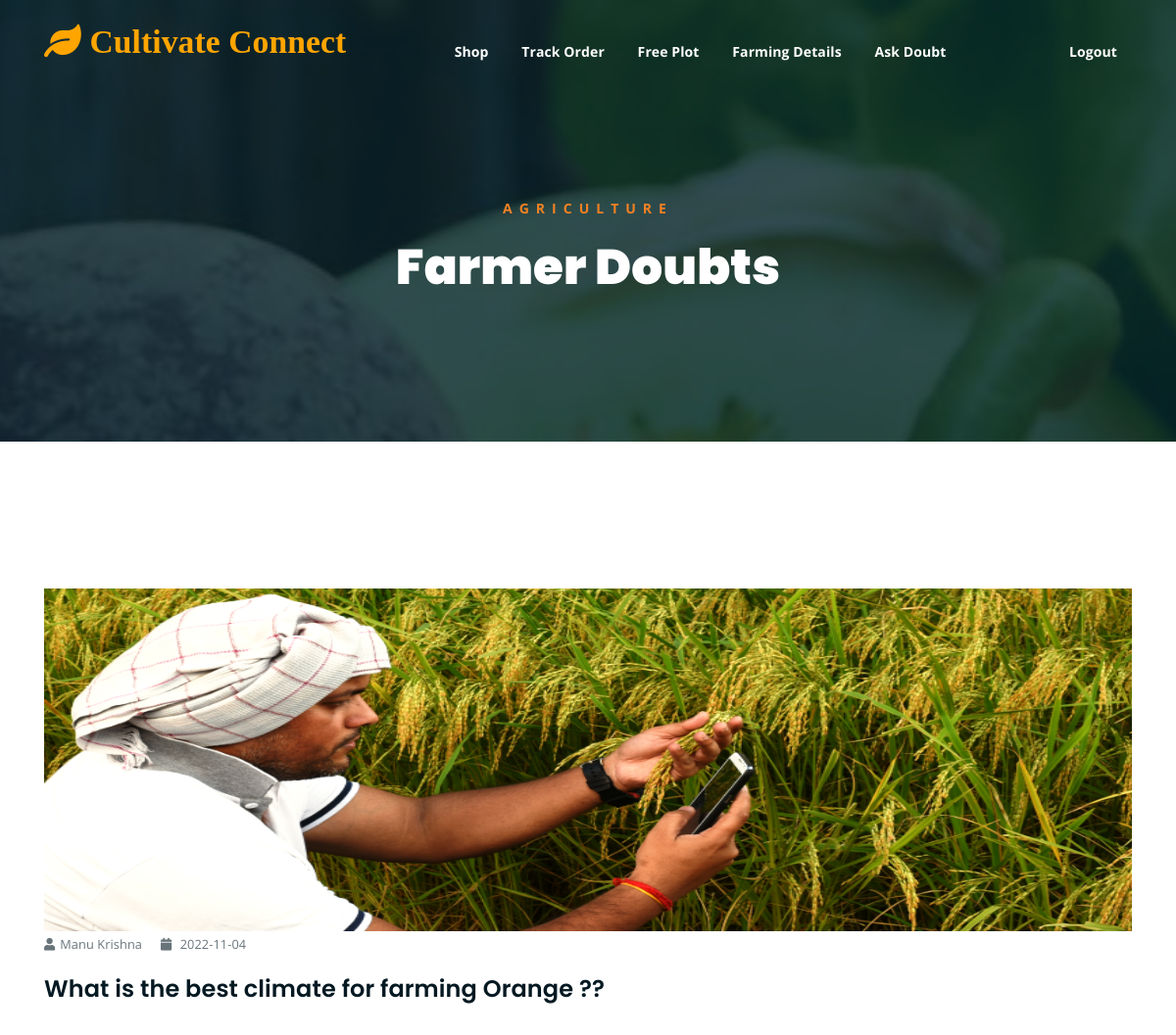
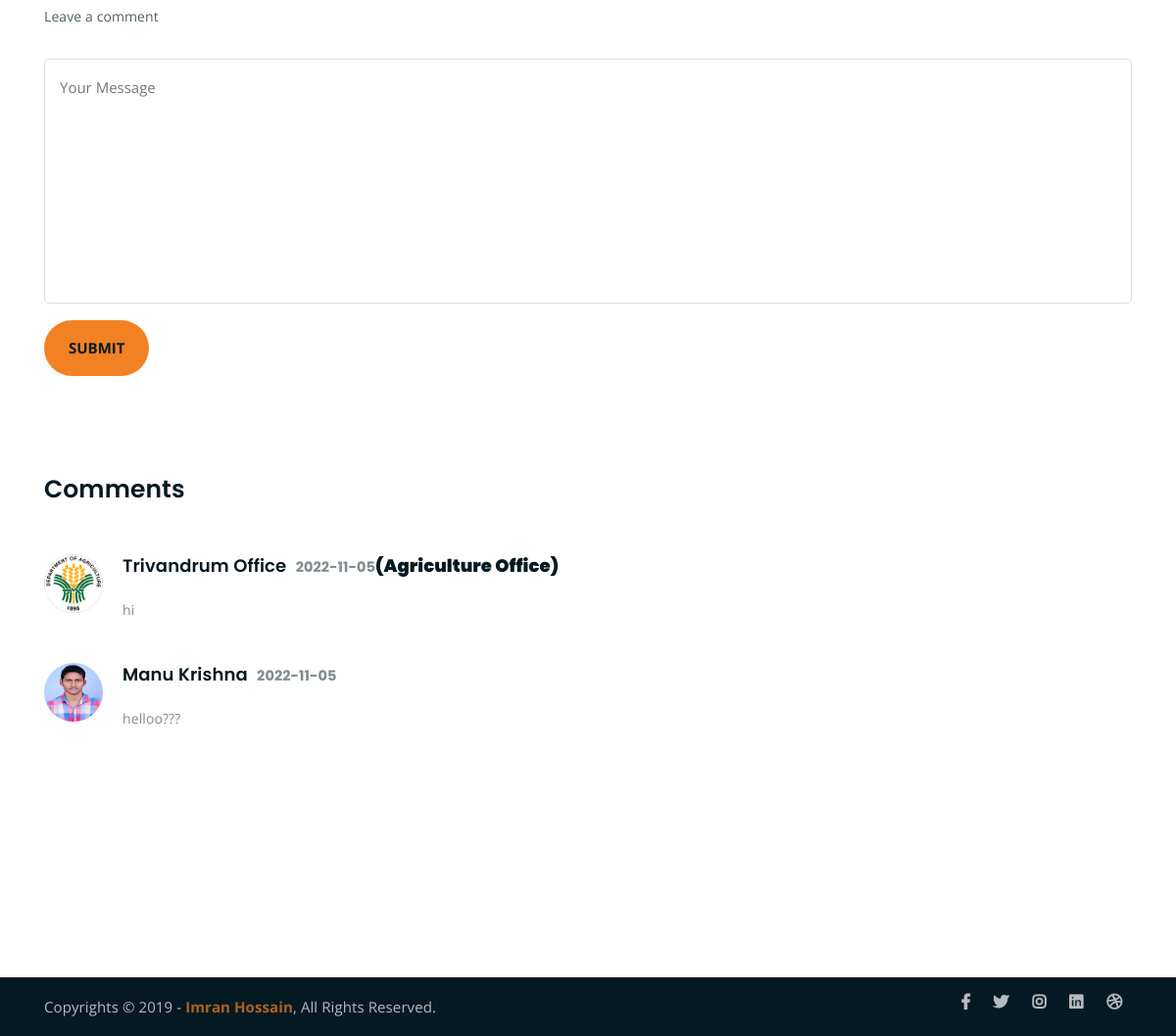
Screenshot of /user/doubt_dt.php?mid=1 (signed in) with the database file from the repository (2 pictures, top to bottom).
### tables this page shows
CREATE TABLE IF NOT EXISTS `user_data` (
  `id` int(11) NOT NULL AUTO_INCREMENT,
  `nme` varchar(150) NOT NULL,
  `cont` varchar(150) NOT NULL,
  `em` varchar(150) NOT NULL,
  `pas` varchar(150) NOT NULL,
  `adr` text NOT NULL,
  `ph1` varchar(150) NOT NULL,
  `ph2` varchar(150) NOT NULL,
  `st` int(11) NOT NULL,
  PRIMARY KEY (`id`)
);

CREATE TABLE IF NOT EXISTS `doubt` (
  `id` int(11) NOT NULL AUTO_INCREMENT,
  `tit` varchar(150) NOT NULL,
  `dt` date NOT NULL,
  `uid` varchar(150) NOT NULL,
  `st` int(11) NOT NULL,
  PRIMARY KEY (`id`)
);

CREATE TABLE IF NOT EXISTS `msg` (
  `id` int(11) NOT NULL AUTO_INCREMENT,
  `did` varchar(150) NOT NULL,
  `tit` text NOT NULL,
  `dt` date NOT NULL,
  `uid` varchar(150) NOT NULL,
  `utype` varchar(150) NOT NULL,
  `st` int(11) NOT NULL,
  PRIMARY KEY (`id`)
);

CREATE TABLE IF NOT EXISTS `dis_data` (
  `id` int(11) NOT NULL AUTO_INCREMENT,
  `dis` varchar(150) NOT NULL,
  `nme` varchar(150) NOT NULL,
  `cont` varchar(150) NOT NULL,
  `em` varchar(150) NOT NULL,
  `pass` varchar(150) NOT NULL,
  `st` int(11) NOT NULL,
  PRIMARY KEY (`id`)
);

### user/doubt_dt.php (the view, shortened to what this page needs)
<?php
include '../connection.php';
$mid=$_GET['mid'];
$sel=mysqli_query($dbcon,"select * from doubt where id='$mid'");
    $r=mysqli_fetch_row($sel);
    $sel1=mysqli_query($dbcon,"select * from user_data where em='$r[3]'");
    $r1=mysqli_fetch_row($sel1);
?>
<html lang="en">
<head>
	<link rel="stylesheet" href="../temp/assets/css/all.min.css">
	<link rel="stylesheet" href="../temp/assets/bootstrap/css/bootstrap.min.css">
	<link rel="stylesheet" href="../temp/assets/css/owl.carousel.css">
	<link rel="stylesheet" href="../temp/assets/css/magnific-popup.css">
	<link rel="stylesheet" href="../temp/assets/css/animate.css">
	<link rel="stylesheet" href="../temp/assets/css/meanmenu.min.css">
	<link rel="stylesheet" href="../temp/assets/css/main.css">
	<link rel="stylesheet" href="../temp/assets/css/responsive.css">
</head>
<body>
	<?php
        include 'menu.php';
        ?>
	<div class="breadcrumb-section breadcrumb-bg">
		<div class="container">
			<div class="row">
				<div class="col-lg-8 offset-lg-2 text-center">
					<div class="breadcrumb-text">
						<p>Agriculture</p>
						<h1>Farmer Doubts</h1>
					</div>
				</div>
			</div>
		</div>
	</div>
	<div class="mt-150 mb-150">
		<div class="container">
			<div class="row">
				<div class="col-lg-12">
					<div class="single-article-section">
						<div class="single-article-text">
                                                    <img style="width: 100%;height: 350px" src="../img/help.png">
							<p class="blog-meta">
								<span class="author"><i class="fas fa-user"></i><?php echo $r1[1] ?></span>
								<span class="date"><i class="fas fa-calendar"></i> <?php echo $r[2] ?></span>
							</p>
							<h2><?php echo $r[1] ?></h2>
							</div>
<br/>
                                            <div class="comment-template">
							<p>Leave a comment</p>
                                                        <form method="post">
								<p><textarea name="t1" id="comment" cols="30" rows="10" placeholder="Your Message"></textarea></p>
								<p><input type="submit"name="b1" value="Submit"></p>
							</form>
						</div>
						<div class="comments-list-wrap">
							<h3 class="comment-count-title">Comments</h3>
							<div class="comment-list">
                                                             <?php
                                                        $sel_gal=mysqli_query($dbcon,"select * from msg where did='$mid' order by id desc");
                                                        if(mysqli_num_rows($sel_gal)>0)
                                                        {$i=0;
                                                        ?>
                                                            <?php
                                                            while($r_gal=mysqli_fetch_row($sel_gal))
                                                            {
                                                                ?>
                                                            <?php
                                                            if($r_gal[5]=="1")
                                                            {
                                                             $sel2=mysqli_query($dbcon,"select * from user_data where em='$r_gal[4]'");
                                                              $r2=mysqli_fetch_row($sel2);
                                                            ?>
								<div class="single-comment-body">
									<div class="comment-user-avater">
                                                                            <img style="width: 100px;height: 60px" src="../img1/<?php echo $r2[6] ?>" alt="">
									</div>
									<div class="comment-text-body">
										<h4><?php echo $r2[1] ?> <span class="comment-date"><?php echo $r_gal[3] ?></span> </h4>
										<p><?php echo $r_gal[2] ?></p>
									</div>
								</div>
                                                            <?php
                                                            }
                                                            else
                                                            {
                                                             $sel2=mysqli_query($dbcon,"select * from dis_data where em='$r_gal[4]'");
                                                              $r2=mysqli_fetch_row($sel2);
                                                            ?>
                                                            <div class="single-comment-body">
									<div class="comment-user-avater">
                                                                            <img style="width: 100px;height: 60px" src="../img/1200px-Department_of_Agriculture_of_the_Philippines.svg.png" alt="">
									</div>
									<div class="comment-text-body">
                                                                            <h4><?php echo $r2[2] ?> <span class="comment-date"><?php echo $r_gal[3] ?></span><b>(Agriculture Office)</b> </h4>
										<p><?php echo $r_gal[2] ?></p>
									</div>
								</div>
                                                            <?php
                                                            }
                                                            ?>
                                                            <?php
                                                            }
                                                        }
                                                        else
                                                        {
                                                            echo 'no Message found';
                                                        }
                                                        ?>
							</div>
						</div>
					</div>
				</div>
			</div>
		</div>
	</div>
	<div class="copyright">
		<div class="container">
			<div class="row">
				<div class="col-lg-6 col-md-12">
					<p>Copyrights &copy; 2019 - <a href="../temp/https://imransdesign.com/">Imran Hossain</a>,  All Rights Reserved.</p>
				</div>
				<div class="col-lg-6 text-right col-md-12">
					<div class="social-icons">
						<ul>
							<li><a href="../temp/#" target="_blank"><i class="fab fa-facebook-f"></i></a></li>
							<li><a href="../temp/#" target="_blank"><i class="fab fa-twitter"></i></a></li>
							<li><a href="../temp/#" target="_blank"><i class="fab fa-instagram"></i></a></li>
							<li><a href="../temp/#" target="_blank"><i class="fab fa-linkedin"></i></a></li>
							<li><a href="../temp/#" target="_blank"><i class="fab fa-dribbble"></i></a></li>
						</ul>
					</div>
				</div>
			</div>
		</div>
	</div>
</body>
</html>

### temp/assets/css/main.css (style rules this page uses)
html { font-size: 14px; font-weight: 400; line-height: 28px; height: 100%; }
body { font-family: "Open Sans", sans-serif; font-weight: 400; font-size: 1rem; letter-spacing: 0.1px; line-height: 1.8; color: #051922; overflow-x: hidden; }
body img { max-width: 100%; }
a { cursor: pointer; text-decoration: none; -webkit-transition: all 0.2s ease-in-out; -o-transition: all 0.2s ease-in-out; transition: all 0.2s ease-in-out; }
h1, .h1, h2, .h2, h3, .h3, h4, .h4, h5, .h5, h6, .h6 { font-family: "Poppins", sans-serif; font-weight: 700; margin: 0 0 1.25rem 0; color: #051922; }
h1:last-child, .h1:last-child, h2:last-child, .h2:last-child, h3:last-child, .h3:last-child, h4:last-child, .h4:last-child, h5:last-child, .h5:last-child, h6:last-child, .h6:last-child { margin: 0; }
h1, .h1 { font-size: 4rem; font-weight: 700; line-height: 4rem; }
h2, .h2 { font-size: 3rem; font-weight: 700; line-height: 3.25rem; }
h3, .h3 { font-size: 2rem; font-weight: 700; line-height: 2.25rem; }
h4, .h4 { font-size: 1.5rem; font-weight: 700; line-height: 1.75rem; }
p { font-family: "Open Sans", sans-serif; font-weight: 400; font-size: 1rem; letter-spacing: 0.1px; line-height: 1.8; color: #051922; margin: 0 0 1.25rem 0; }
p:last-child { margin: 0; }
.mt-150 { margin-top: 150px; }
.mb-150 { margin-bottom: 150px; }
.breadcrumb-bg { background-image: url(../img/breadcrumb-bg.jpg); }
.breadcrumb-text p { color: #F28123; font-weight: 700; text-transform: uppercase; letter-spacing: 7px; }
.breadcrumb-text h1 { font-size: 50px; font-weight: 900; color: #fff; margin: 0; margin-top: 20px; }
.breadcrumb-section { padding: 150px 0; background-size: cover; background-position: center center; position: relative; z-index: 1; background-attachment: fixed; padding-top: 200px; }
.breadcrumb-section:after { position: absolute; left: 0; top: 0; width: 100%; height: 100%; content: ""; background-color: #07212e; z-index: -1; opacity: 0.8; }
.copyright { background-color: #051922; border-top: 1px solid #232a35; }
.copyright p { margin: 0; color: #fff; opacity: 0.7; padding: 16px 0; font-size: 15px; }
.copyright a { color: #F28123; font-weight: 700; }
.social-icons ul { margin: 0; padding: 0; list-style: none; }
.social-icons ul li { display: inline-block; }
.social-icons ul li a { font-size: 16px; color: #fff; opacity: 0.7; padding: 16px 10px; display: block; }
.social-icons ul li a { -webkit-transition: 0.3s; -o-transition: 0.3s; transition: 0.3s; }
input[type="submit"] { -webkit-transition: 0.3s; -o-transition: 0.3s; transition: 0.3s; border-radius: 50px !important; }
html, body { height: 100%; }
input[type="submit"] { background-color: #F28123; color: #051922; font-weight: 700; text-transform: uppercase; font-size: 15px; border: none !important; cursor: pointer; padding: 15px 25px; border-radius: 3px; }
p.blog-meta span { margin-right: 15px; opacity: 0.6; color: #051922; font-size: 0.85em; }
p.blog-meta span:last-child { margin-right: 0; }
p.blog-meta span i { margin-right: 5px; }
.single-article-text h2 { font-size: 24px; font-weight: 600; line-height: 1.4; margin-bottom: 10px; }
.single-article-text p { font-size: 15px; line-height: 1.6; color: #051922; }
.comments-list-wrap { margin: 100px 0; }
.comments-list-wrap h3 { font-size: 25px; font-weight: 600; margin-bottom: 50px; }
.single-comment-body { position: relative; }
.comment-user-avater { position: absolute; left: 0; top: 0; }
.comment-user-avater img { width: 60px; max-width: 60px; border-radius: 50%; }
.comment-text-body { padding-left: 80px; margin-bottom: 40px; }
.comment-text-body h4 { font-size: 18px; font-weight: 600; }
span.comment-date { opacity: 0.5; font-size: 80%; font-weight: 700; margin-left: 5px; }
.comment-text-body p { color: #888; line-height: 2; margin: 0; }
.comment-template > p { opacity: 0.7; margin-bottom: 30px; }
.comment-template form p textarea { border: 1px solid #ddd; padding: 15px; font-size: 15px; color: #051922; border-radius: 5px; height: 250px; resize: none; width: 100%; }

### rows the page displays
user_data: nme "Manu Krishna"
doubt: dt "2022-11-04", tit "What is the best climate for farming Orange ??"
msg: dis_data.nme "Trivandrum Office", dt "2022-11-05", tit "hi"
msg: user_data.ph1 (picture), user_data.nme "Manu Krishna", dt "2022-11-05", tit "helloo???"

### other values shown
$title "Cultivate Connect"
